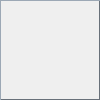
<?xml version="1.0" encoding="UTF-8"?>
<ui version="4.0">
 <class>CeldView</class>
 <widget class="QWidget" name="CeldView">
  <property name="geometry">
   <rect>
    <x>0</x>
    <y>0</y>
    <width>100</width>
    <height>100</height>
   </rect>
  </property>
  <property name="minimumSize">
   <size>
    <width>100</width>
    <height>100</height>
   </size>
  </property>
  <property name="maximumSize">
   <size>
    <width>100</width>
    <height>100</height>
   </size>
  </property>
  <property name="windowTitle">
   <string>Form</string>
  </property>
  <layout class="QFormLayout" name="formLayout">
   <property name="horizontalSpacing">
    <number>0</number>
   </property>
   <property name="verticalSpacing">
    <number>0</number>
   </property>
   <property name="leftMargin">
    <number>0</number>
   </property>
   <property name="topMargin">
    <number>0</number>
   </property>
   <property name="rightMargin">
    <number>0</number>
   </property>
   <property name="bottomMargin">
    <number>0</number>
   </property>
   <item row="0" column="1">
    <widget class="QPushButton" name="CeldButton">
     <property name="sizePolicy">
      <sizepolicy hsizetype="Preferred" vsizetype="Preferred">
       <horstretch>0</horstretch>
       <verstretch>0</verstretch>
      </sizepolicy>
     </property>
     <property name="minimumSize">
      <size>
       <width>100</width>
       <height>100</height>
      </size>
     </property>
     <property name="maximumSize">
      <size>
       <width>100</width>
       <height>100</height>
      </size>
     </property>
     <property name="styleSheet">
      <string notr="true">QPushButton#CeldButton{
	border-style: outset;
	border-width: 1px;
	border-color: rgb(104, 112, 121);
}

</string>
     </property>
     <property name="text">
      <string/>
     </property>
     <property name="iconSize">
      <size>
       <width>100</width>
       <height>100</height>
      </size>
     </property>
    </widget>
   </item>
  </layout>
 </widget>
 <resources/>
 <connections/>
</ui>
